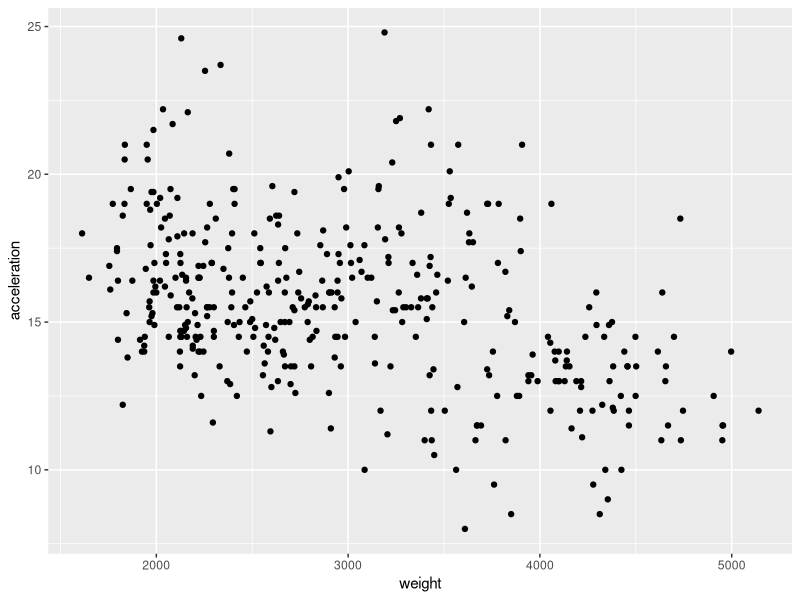
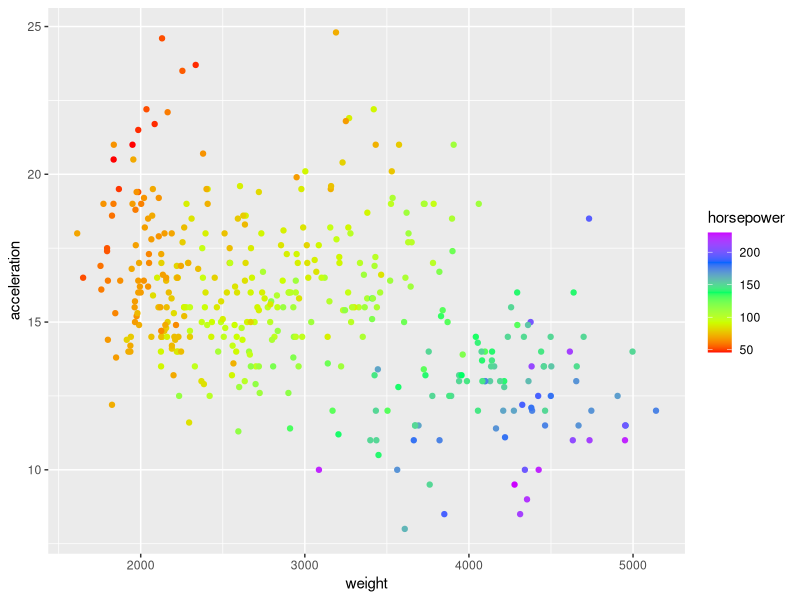
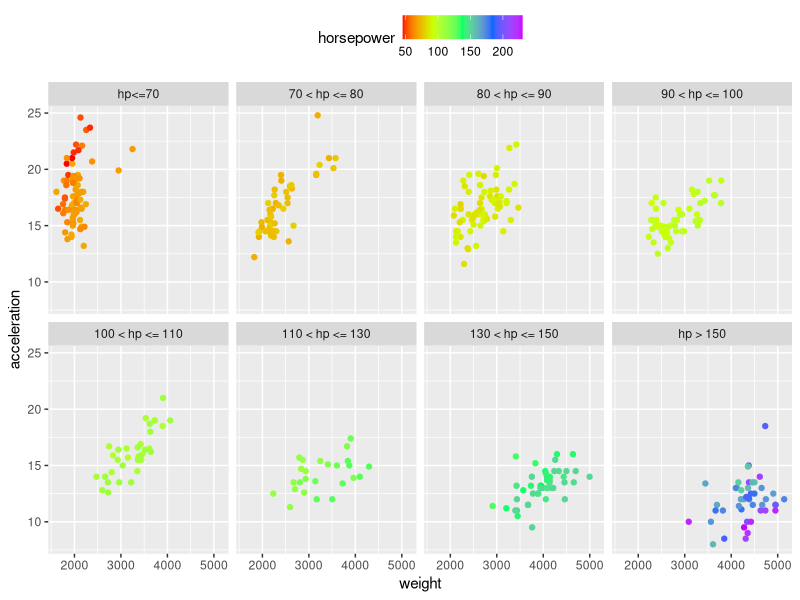

Generate these figures, in order, with R:
## ---- chunk 1
knitr::opts_chunk$set(echo = TRUE)
## ---- chunk 2
Auto = read.table("auto.txt", header=T)
## ---- chunk 3
lm1 <- lm(acceleration ~ weight, data = Auto)
lm2 <- lm(acceleration ~ weight + horsepower, data = Auto)
coef_lm1 <- coef(lm1)["weight"]
coef_lm2 <- coef(lm2)["weight"]
coef_lm1
coef_lm2
## ---- chunk 4
library(ggplot2)
ggplot(Auto, aes(x=weight, y=acceleration)) + geom_point()
## ---- chunk 5
ggplot(Auto, aes(x=weight, y=acceleration, col=horsepower)) +
geom_point() + scale_color_gradientn(colours = rainbow(5))
## ---- chunk 6
Auto$hp = cut(Auto$horsepower,
breaks=c(45,70, 80, 90,100,110, 130, 150,230),
labels=c("hp<=70", "70 < hp <= 80", "80 < hp <= 90",
"90 < hp <= 100", "100 < hp <= 110",
"110 < hp <= 130",
"130 < hp <= 150", "hp > 150"))
ggplot(Auto, aes(x=weight, y=acceleration, col=horsepower)) +
geom_point() + scale_color_gradientn(colours = rainbow(5)) +
facet_wrap(~hp, nrow=2) + theme(legend.position="top")
## ---- chunk 7
# Step 1
model1 <- lm(acceleration ~ horsepower, data = Auto)
summary(model1)  # Display model coefficients and statistics
RY <- residuals(model1)
## ---- chunk 8
# Step 2
model2 <- lm(weight ~ horsepower, data = Auto)
summary(model2)  # Display model coefficients and statistics
RWT <- residuals(model2)
## ---- chunk 9
# Step 3
model3 <- lm(RY ~ RWT)
summary(model3)  # Display model coefficients and statistics
